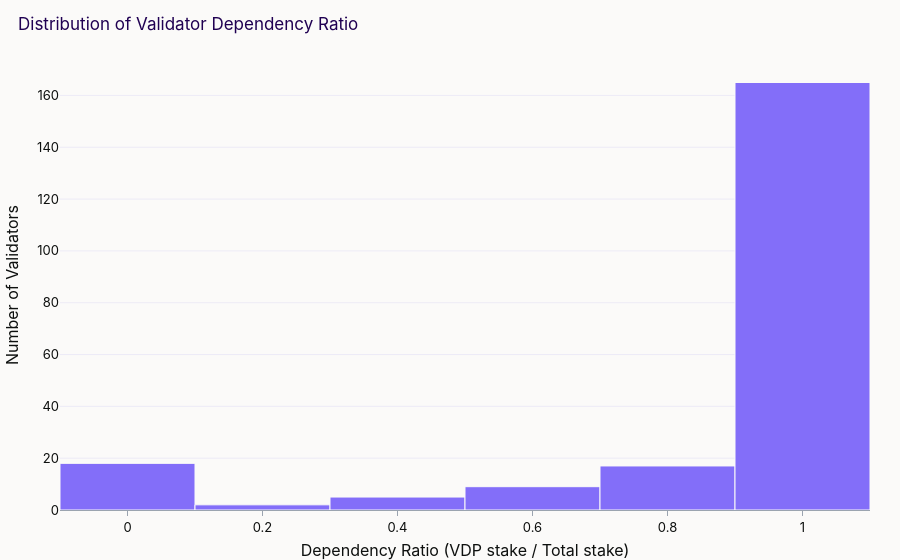

The cell this chart's notebook holds for it:
### Code cell
query="""SELECT dependency_ratio
FROM 'vdp'
"""
df = pd.read_sql(query,engine)
fig = px.histogram(df, x="dependency_ratio", nbins=5, title="Distribution of Validator Dependency Ratio")
fig.update_traces(marker_color=MONAD["purple"], marker_line_color=COLOR_BG, marker_line_width=1)
fig.update_layout(xaxis_title="Dependency Ratio (VDP stake / Total stake)", yaxis_title="Number of Validators")
fig.show()

### Figure 1 — Plotly figure (JSON) as saved in the notebook; plotly's stock layout.template omitted (floating-point values rounded to 4 significant figures; data arrays with more than 128 entries replaced by an {"elided": "..."} marker saying what was removed)
{"data": [{"bingroup": "x", "hovertemplate": "dependency_ratio=%{x}<br>count=%{y}<extra></extra>", "legendgroup": "", "marker": {"color": "#836EF9", "line": {"color": "#FBFAF9", "width": 1}, "pattern": {"shape": ""}}, "name": "", "nbinsx": 5, "orientation": "v", "showlegend": false, "type": "histogram", "x": {"elided": "221 float values"}, "xaxis": "x", "yaxis": "y"}], "layout": {"barmode": "relative", "legend": {"tracegroupgap": 0}, "title": {"text": "Distribution of Validator Dependency Ratio"}, "xaxis": {"anchor": "y", "domain": [0, 1], "title": {"text": "Dependency Ratio (VDP stake / Total stake)"}}, "yaxis": {"anchor": "x", "domain": [0, 1], "title": {"text": "Number of Validators"}}}}
